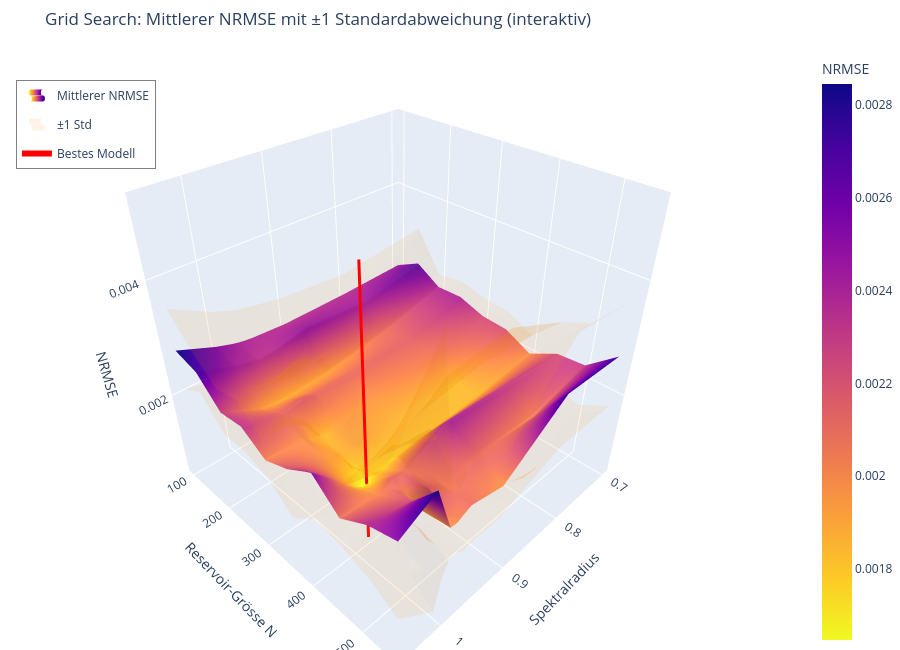

The code cell stored with this chart in its notebook:
### Code cell
pu.plot_grid_search_3d(grid_summary, heatmap_data, best_configs)
